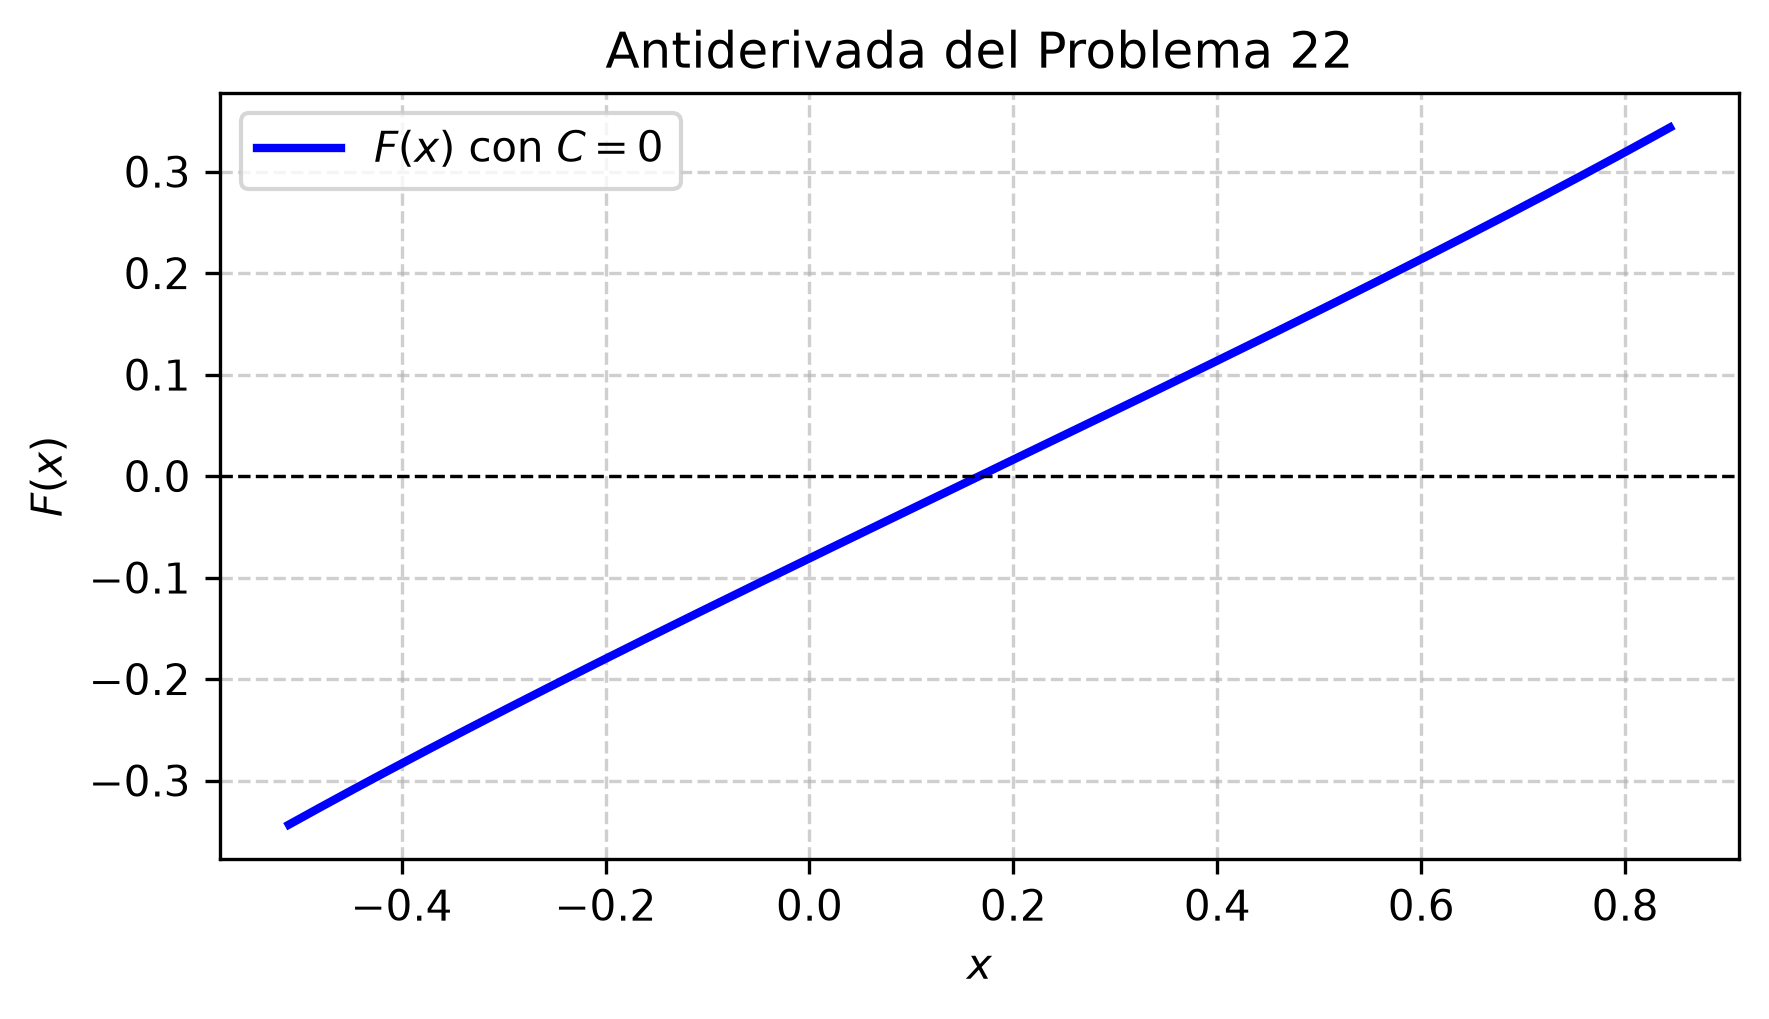

The Python source for this figure:
import matplotlib
matplotlib.use('Agg')
import numpy as np
import matplotlib.pyplot as plt

# Definir el dominio para x que hace que el argumento de la raíz sea positivo
# -9x^2 + 3x + 4 > 0 -> Raíces en x = (1 - sqrt(17))/6 y (1 + sqrt(17))/6
x_min = (1 - np.sqrt(17)) / 6 + 0.01
x_max = (1 + np.sqrt(17)) / 6 - 0.01

x = np.linspace(x_min, x_max, 400)
# Antiderivada con C = 0
y = (2.0 / 3.0) * np.arcsin((6.0 * x - 1.0) / (2.0 * np.sqrt(17)))

plt.figure(figsize=(6, 3.5))
plt.plot(x, y, label=r'$F(x)$ con $C=0$', color='b', linewidth=2)
plt.title('Antiderivada del Problema 22')
plt.xlabel('$x$')
plt.ylabel('$F(x)$')
plt.grid(True, linestyle='--', alpha=0.6)
plt.legend(loc='best')
plt.axhline(0, color='black', linewidth=0.8, linestyle='--')
plt.tight_layout()

plt.savefig(r'semana_05/graficas/SEM05_P22_grafica.png', dpi=300, bbox_inches='tight')
plt.close()
